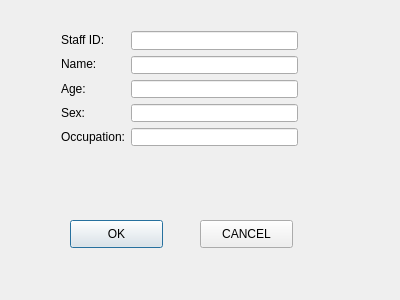
<?xml version="1.0" encoding="UTF-8"?>
<ui version="4.0">
 <class>add_TeacherDlg</class>
 <widget class="QDialog" name="add_TeacherDlg">
  <property name="geometry">
   <rect>
    <x>0</x>
    <y>0</y>
    <width>400</width>
    <height>300</height>
   </rect>
  </property>
  <property name="windowTitle">
   <string>add_StaffDlg</string>
  </property>
  <widget class="QPushButton" name="pushButton">
   <property name="geometry">
    <rect>
     <x>70</x>
     <y>220</y>
     <width>93</width>
     <height>28</height>
    </rect>
   </property>
   <property name="styleSheet">
    <string notr="true">border-image: url(:/login/beijing01.png);</string>
   </property>
   <property name="text">
    <string>OK</string>
   </property>
  </widget>
  <widget class="QPushButton" name="pushButton_2">
   <property name="geometry">
    <rect>
     <x>200</x>
     <y>220</y>
     <width>93</width>
     <height>28</height>
    </rect>
   </property>
   <property name="text">
    <string>CANCEL</string>
   </property>
  </widget>
  <widget class="QWidget" name="">
   <property name="geometry">
    <rect>
     <x>50</x>
     <y>20</y>
     <width>259</width>
     <height>137</height>
    </rect>
   </property>
   <layout class="QHBoxLayout" name="horizontalLayout">
    <item>
     <layout class="QVBoxLayout" name="verticalLayout">
      <item>
       <widget class="QLabel" name="label">
        <property name="text">
         <string>Staff ID:</string>
        </property>
       </widget>
      </item>
      <item>
       <widget class="QLabel" name="label_2">
        <property name="text">
         <string>Name:</string>
        </property>
       </widget>
      </item>
      <item>
       <widget class="QLabel" name="label_3">
        <property name="text">
         <string>Age:</string>
        </property>
       </widget>
      </item>
      <item>
       <widget class="QLabel" name="label_4">
        <property name="text">
         <string>Sex:</string>
        </property>
       </widget>
      </item>
      <item>
       <widget class="QLabel" name="label_5">
        <property name="text">
         <string>Occupation:</string>
        </property>
       </widget>
      </item>
     </layout>
    </item>
    <item>
     <layout class="QVBoxLayout" name="verticalLayout_2">
      <item>
       <widget class="QLineEdit" name="tno_Edit"/>
      </item>
      <item>
       <widget class="QLineEdit" name="tname_Edit"/>
      </item>
      <item>
       <widget class="QLineEdit" name="age_Edit"/>
      </item>
      <item>
       <widget class="QLineEdit" name="sex_Edit"/>
      </item>
      <item>
       <widget class="QLineEdit" name="pos_Edit"/>
      </item>
     </layout>
    </item>
   </layout>
  </widget>
 </widget>
 <layoutdefault spacing="6" margin="11"/>
 <resources/>
 <connections/>
</ui>
